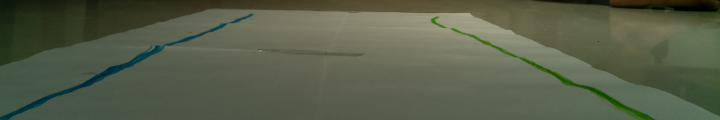
#> input picture actual_images/road4_cropped.jpg, 720 x 120 px
$ python try3.py
#> lines starting #> are read from the running program, lines starting #| are printed output that depends on the picture; after the words box and inside, x2 and y2 are one past the last pixel; in counts of white or black regions, pixels touching at a corner belong together
from skimage import filters,morphology,feature
from scipy import ndimage
from PIL import Image
import numpy as np

def threshold(im):
    thr = filters.threshold_otsu(im)
    for i in range(im.shape[0]):
        for j in range(im.shape[1]):
            if im[i,j] >= thr:
                im[i,j] = 1
            else:
                im[i,j] = 0
    return im

def get(im):
    return Image.fromarray(255*im/np.max(im))

def invert(im):
    for i in range(im.shape[0]):
        for j in range(im.shape[1]):
            if im[i,j] == 1:
                im[i,j] = 0
            else:
                im[i,j] = 1

im = Image.open('road4_cropped.jpg')
#> im is the input picture: PIL image 720x120 RGB; mean R, G, B 87.1, 93.7, 73.7
im.show()
im = im.convert('L')
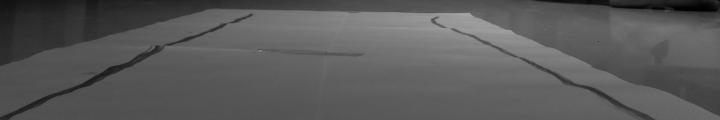
#> im: PIL image 720x120 L; min 1, max 168, mean 89.5
im = np.array(im)

im = filters.sobel_v(im)
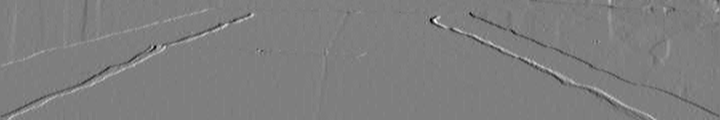
#> im: shape (120, 720) float64; min -0.195, max 0.198, mean 0.000252; drawn with min black and max white
im = threshold(im)
#> in threshold, `thr = filters.threshold_otsu(im)`: thr = -0.0254
#> after the loop in threshold, `for i in range(im.shape[0]):`:
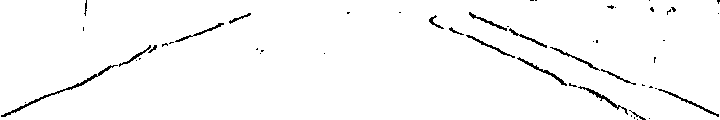
#> im: shape (120, 720) float64; values 0 (black) and 1 (white), 97.7% white; black in thin lines or dots
im = invert(im)
#> after the loop in invert, `for i in range(im.shape[0]):`: im: shape (120, 720) float64; values 0 (black) and 1 (white), 2.3% white in thin lines or dots

#> (the run stopped early here; a loop or call above may not have finished)

$ run again, with actual_images/road1_cropped.jpg copied over actual_images/road4_cropped.jpg
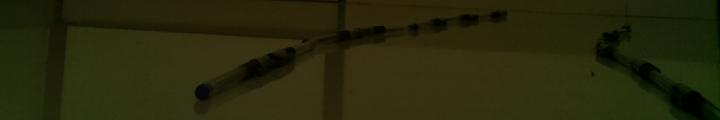
#> input picture actual_images/road1_cropped.jpg, 720 x 120 px
#> im is the input picture: PIL image 720x120 RGB; mean R, G, B 40, 40.2, 12.2
#> `im = filters.sobel_v(im)`:
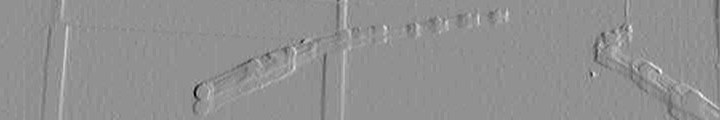
#> im: shape (120, 720) float64; min -0.144, max 0.109, mean -0.000155; drawn with min black and max white
#> thr = 0.0115
#> after the loop in threshold, `for i in range(im.shape[0]):`:
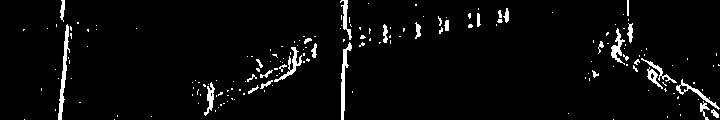
#> im: shape (120, 720) float64; values 0 (black) and 1 (white), 3.8% white; 177 white regions (146 under 20 px), largest, box (x1, y1, x2, y2) and area: (58, 24, 70, 120) 365, (341, 42, 352, 120) 305, (274, 47, 302, 82) 217

$ run again, with actual_images/road3_cropped.jpg copied over actual_images/road4_cropped.jpg
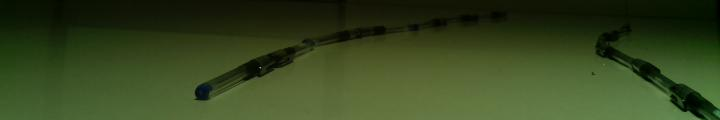
#> input picture actual_images/road3_cropped.jpg, 720 x 120 px
#> im is the input picture: PIL image 720x120 RGB; mean R, G, B 53.4, 68.7, 31.2
#> `im = filters.sobel_v(im)`:
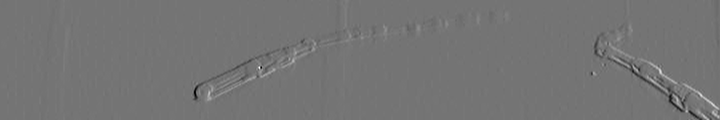
#> im: shape (120, 720) float64; min -0.287, max 0.34, mean 6.66e-05; drawn with min black and max white
#> thr = -0.0458
#> after the loop in threshold, `for i in range(im.shape[0]):`:
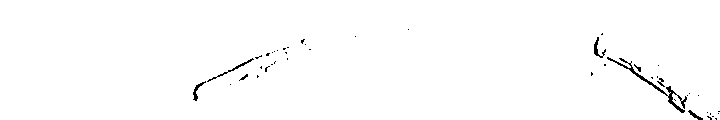
#> im: shape (120, 720) float64; values 0 (black) and 1 (white), 99% white; black in thin lines or dots, all inside (x1, y1, x2, y2) = (193, 29, 720, 120)
